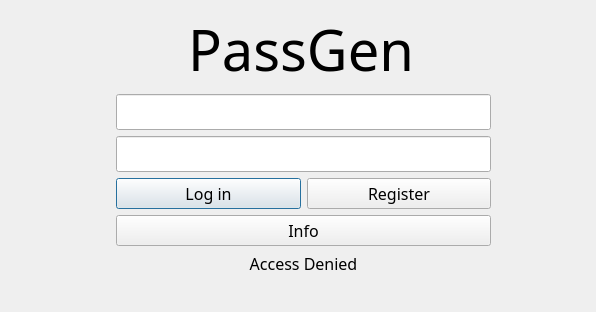
<?xml version="1.0" encoding="UTF-8"?>
<ui version="4.0">
 <class>LoginWindow</class>
 <widget class="QDialog" name="LoginWindow">
  <property name="geometry">
   <rect>
    <x>0</x>
    <y>0</y>
    <width>596</width>
    <height>312</height>
   </rect>
  </property>
  <property name="windowTitle">
   <string>Dialog</string>
  </property>
  <widget class="QWidget" name="">
   <property name="geometry">
    <rect>
     <x>10</x>
     <y>10</y>
     <width>581</width>
     <height>265</height>
    </rect>
   </property>
   <layout class="QVBoxLayout" name="verticalLayout">
    <item>
     <layout class="QHBoxLayout" name="horizontalLayout_2">
      <item>
       <spacer name="horizontalSpacer">
        <property name="orientation">
         <enum>Qt::Horizontal</enum>
        </property>
        <property name="sizeHint" stdset="0">
         <size>
          <width>40</width>
          <height>20</height>
         </size>
        </property>
       </spacer>
      </item>
      <item>
       <widget class="QLabel" name="labelTitle">
        <property name="font">
         <font>
          <family>Segoe UI Light</family>
          <pointsize>42</pointsize>
         </font>
        </property>
        <property name="layoutDirection">
         <enum>Qt::LeftToRight</enum>
        </property>
        <property name="text">
         <string>PassGen</string>
        </property>
        <property name="alignment">
         <set>Qt::AlignCenter</set>
        </property>
       </widget>
      </item>
      <item>
       <spacer name="horizontalSpacer_2">
        <property name="orientation">
         <enum>Qt::Horizontal</enum>
        </property>
        <property name="sizeHint" stdset="0">
         <size>
          <width>40</width>
          <height>20</height>
         </size>
        </property>
       </spacer>
      </item>
     </layout>
    </item>
    <item>
     <layout class="QHBoxLayout" name="horizontalLayout">
      <item>
       <spacer name="horizontalSpacer_3">
        <property name="orientation">
         <enum>Qt::Horizontal</enum>
        </property>
        <property name="sizeType">
         <enum>QSizePolicy::Preferred</enum>
        </property>
        <property name="sizeHint" stdset="0">
         <size>
          <width>100</width>
          <height>20</height>
         </size>
        </property>
       </spacer>
      </item>
      <item>
       <layout class="QFormLayout" name="formLayout_6">
        <item row="0" column="1">
         <widget class="QLineEdit" name="lineEditLoginUsername">
          <property name="font">
           <font>
            <family>Segoe UI Light</family>
            <pointsize>15</pointsize>
           </font>
          </property>
         </widget>
        </item>
        <item row="1" column="1">
         <widget class="QLineEdit" name="lineEditLoginPassword">
          <property name="font">
           <font>
            <family>Segoe UI Light</family>
            <pointsize>15</pointsize>
           </font>
          </property>
         </widget>
        </item>
        <item row="2" column="1">
         <layout class="QHBoxLayout" name="horizontalLayout_4">
          <item>
           <widget class="QPushButton" name="btnLogIn">
            <property name="font">
             <font>
              <family>Segoe UI Light</family>
              <pointsize>12</pointsize>
             </font>
            </property>
            <property name="text">
             <string>Log in</string>
            </property>
           </widget>
          </item>
          <item>
           <widget class="QPushButton" name="btnRegister">
            <property name="font">
             <font>
              <family>Segoe UI Light</family>
              <pointsize>12</pointsize>
             </font>
            </property>
            <property name="text">
             <string>Register</string>
            </property>
           </widget>
          </item>
         </layout>
        </item>
        <item row="3" column="1">
         <widget class="QPushButton" name="btnInfo">
          <property name="font">
           <font>
            <family>Segoe UI Light</family>
            <pointsize>12</pointsize>
           </font>
          </property>
          <property name="text">
           <string>Info</string>
          </property>
         </widget>
        </item>
        <item row="4" column="1">
         <widget class="QLabel" name="labelLoginWarning">
          <property name="font">
           <font>
            <family>Segoe UI Light</family>
            <pointsize>12</pointsize>
           </font>
          </property>
          <property name="text">
           <string>Access Denied</string>
          </property>
          <property name="alignment">
           <set>Qt::AlignCenter</set>
          </property>
         </widget>
        </item>
       </layout>
      </item>
      <item>
       <spacer name="horizontalSpacer_4">
        <property name="orientation">
         <enum>Qt::Horizontal</enum>
        </property>
        <property name="sizeType">
         <enum>QSizePolicy::Preferred</enum>
        </property>
        <property name="sizeHint" stdset="0">
         <size>
          <width>100</width>
          <height>20</height>
         </size>
        </property>
       </spacer>
      </item>
     </layout>
    </item>
   </layout>
  </widget>
 </widget>
 <resources/>
 <connections/>
</ui>
